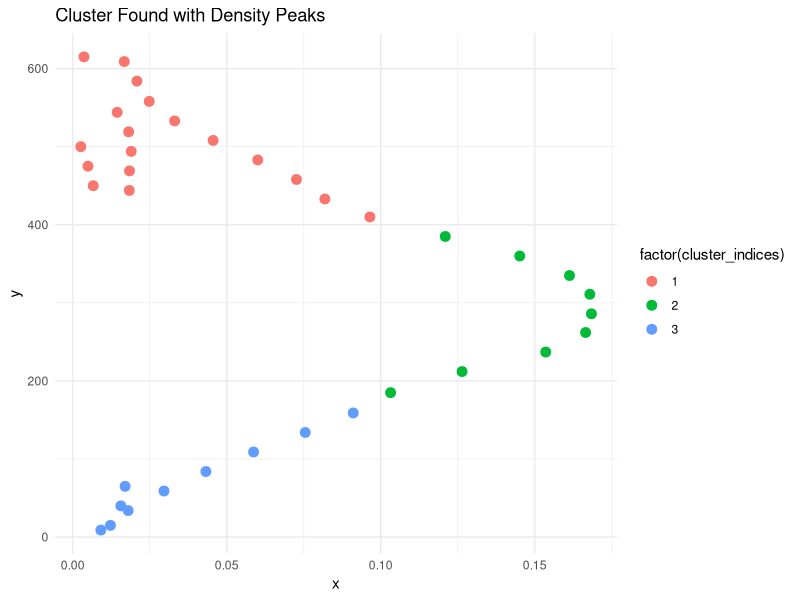

Reproduce this figure in R.
# Installa e carica i pacchetti necessari se non sono già installati
install.packages("MASS")
install.packages("cluster")
install.packages("pracma")
install.packages("ggplot2")
library(MASS)
library(cluster)
library(pracma)
library(ggplot2)

# Crea un dataframe di esempio con dati casuali
set.seed(123)  # Imposta il seed per la riproducibilità
n <- 200  # Numero di punti dati

# Genera dati casuali per "x" e "y"
df <- data.frame(
  x = rnorm(n),
  y = rnorm(n)
)

# Supponiamo che tu voglia trovare 3 cluster usando K-means
num_clusters <- 3

# Calcola la KDE (Kernel Density Estimation) usando MASS
kde <- kde2d(df$x, df$y)

# Estrai i picchi di densità usando il pacchetto pracma
peaks <- findpeaks(as.numeric(kde$z))

# Estrai le coordinate dei picchi
peak_coordinates <- data.frame(x = peaks[, 1], y = peaks[, 2])

# Esegui K-means sui picchi di densità
kmeans_result <- kmeans(peak_coordinates, centers = num_clusters)

# Ottieni gli indici dei cluster a cui appartengono i picchi
cluster_indices <- kmeans_result$cluster

# Visualizza i risultati
print(cluster_indices)

# Crea un plot dei cluster trovati
ggplot(peak_coordinates, aes(x, y, color = factor(cluster_indices))) +
  geom_point(size = 3) +
  labs(title = "Cluster Found with Density Peaks") +
  theme_minimal()
